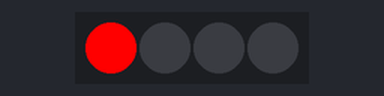
The sketch below on a simulated Arduino Uno, built with avr-gcc and run on an emulated ATmega328P. On the bench: 4 RGB LEDs in strip order, left to right. Dim RGB values are drawn brighter than linear.

Above: at 0.02 s.
At 0.37 s:
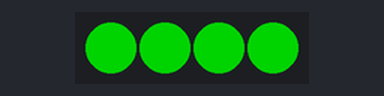
At 0.73 s:
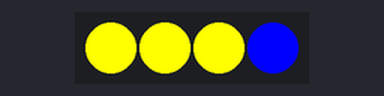
At 1.48 s:
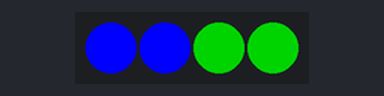
At 2.19 s:
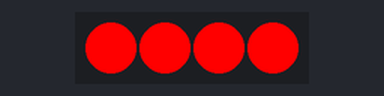
At 2.94 s:
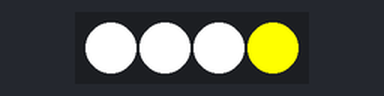
Timing chart, 0 to 3.2 s (numbered marks = the images above):
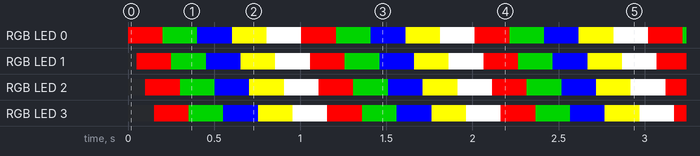

Measured:
- by itself, RGB LED 0–3: repeats every 1.0 s: RGB(0, 128, 0) 0.20 s, RGB(0, 0, 255) 0.20 s, RGB(255, 255, 0) 0.20 s, RGB(255, 255, 255) 0.20 s, RGB(255, 0, 0) 0.20 s

The sketch:

Neopixel_strandtest.ino
```cpp
#include <colorcodes.h>
#include <Adafruit_NeoPixel.h>

#define PIN 6

// Parameter 1 = number of pixels in strip
// Parameter 2 = pin number (most are valid)
// Parameter 3 = pixel type flags, add together as needed:
//   NEO_KHZ800  800 KHz bitstream (most NeoPixel products w/WS2812 LEDs)
//   NEO_KHZ400  400 KHz (classic 'v1' (not v2) FLORA pixels, WS2811 drivers)
//   NEO_GRB     Pixels are wired for GRB bitstream (most NeoPixel products)
//   NEO_RGB     Pixels are wired for RGB bitstream (v1 FLORA pixels, not v2)
Adafruit_NeoPixel strip = Adafruit_NeoPixel(4, PIN, NEO_GRB + NEO_KHZ800);

void setup() {
  strip.begin();
  strip.show(); // Initialize all pixels to 'off'
}

void loop() {
  // Some example procedures showing how to display to the pixels:
  colorWipe(strip.Color(red), 50); // Red
  colorWipe(strip.Color(green), 50); // Green
  colorWipe(strip.Color(blue), 50); // Blue
  colorWipe(strip.Color(yellow), 50); // Blue
  colorWipe(strip.Color(white), 50); // Blue
  //rainbow(20);
  //rainbowCycle(20);
}

// Fill the dots one after the other with a color
void colorWipe(uint32_t c, uint8_t wait) {
  for(uint16_t i=0; i<strip.numPixels(); i++) {
      strip.setPixelColor(i, c);
      strip.show();
      delay(wait);
  }
}

void rainbow(uint8_t wait) {
  uint16_t i, j;

  for(j=0; j<256; j++) {
    for(i=0; i<strip.numPixels(); i++) {
      strip.setPixelColor(i, Wheel((i+j) & 255));
    }
    strip.show();
    delay(wait);
  }
}

// Slightly different, this makes the rainbow equally distributed throughout
void rainbowCycle(uint8_t wait) {
  uint16_t i, j;

  for(j=0; j<256*5; j++) { // 5 cycles of all colors on wheel
    for(i=0; i< strip.numPixels(); i++) {
      strip.setPixelColor(i, Wheel(((i * 256 / strip.numPixels()) + j) & 255));
    }
    strip.show();
    delay(wait);
  }
}

// Input a value 0 to 255 to get a color value.
// The colours are a transition r - g - b - back to r.
uint32_t Wheel(byte WheelPos) {
  if(WheelPos < 85) {
   return strip.Color(WheelPos * 3, 255 - WheelPos * 3, 0);
  } else if(WheelPos < 170) {
   WheelPos -= 85;
   return strip.Color(255 - WheelPos * 3, 0, WheelPos * 3);
  } else {
   WheelPos -= 170;
   return strip.Color(0, WheelPos * 3, 255 - WheelPos * 3);
  }
}
```

colorcodes.h
```cpp
//define colors
#define black 0,0,0
#define blue  0,0,255
#define cyan 0,255,255
#define gray 128,128,128
#define green 0,128,0
#define lime 0,255,0
#define magenta 255,0,255
#define maroon 128,0,0
#define navy 0,0,128
#define olive 128,128,0
#define purple 128,0,128
#define red 255,0,0
#define silver 192,192,192
#define teal 0,128,128
#define white 255,255,255
#define yellow 255,255,0
#define oranje 255,165,0
```
